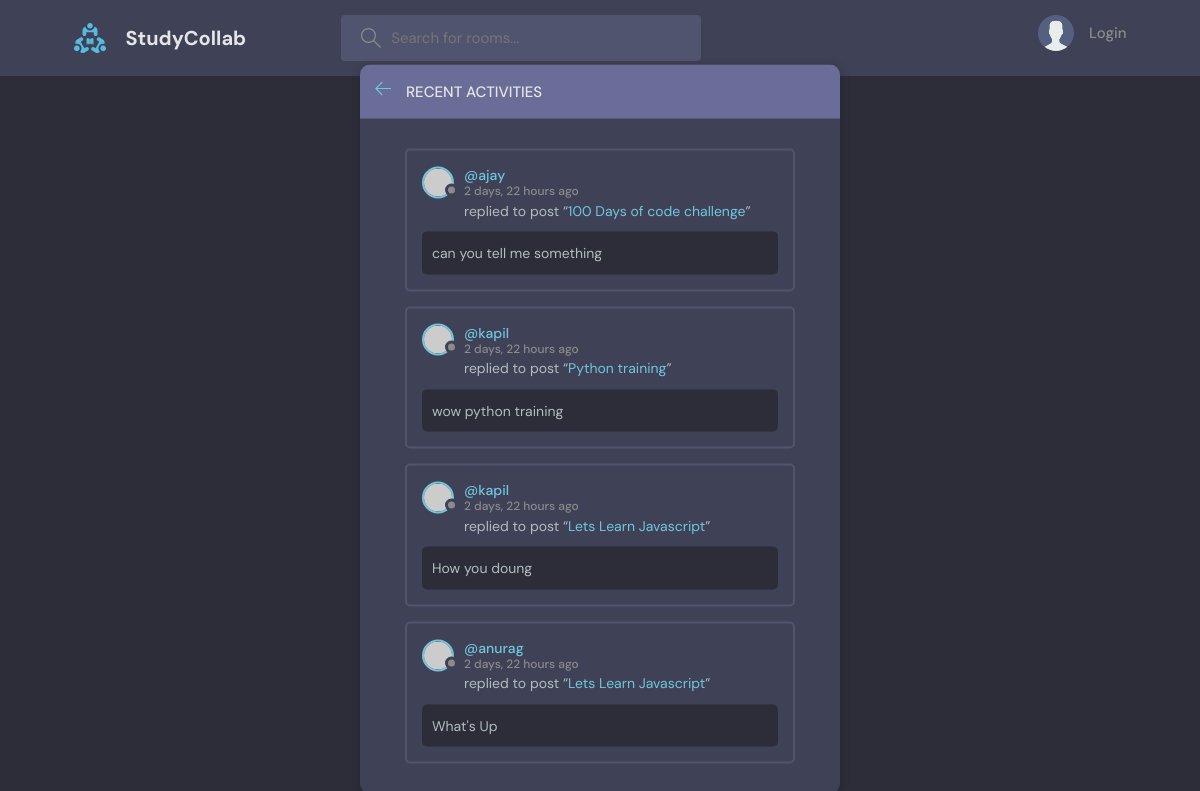
The page /activity/ on the database as committed earlier.
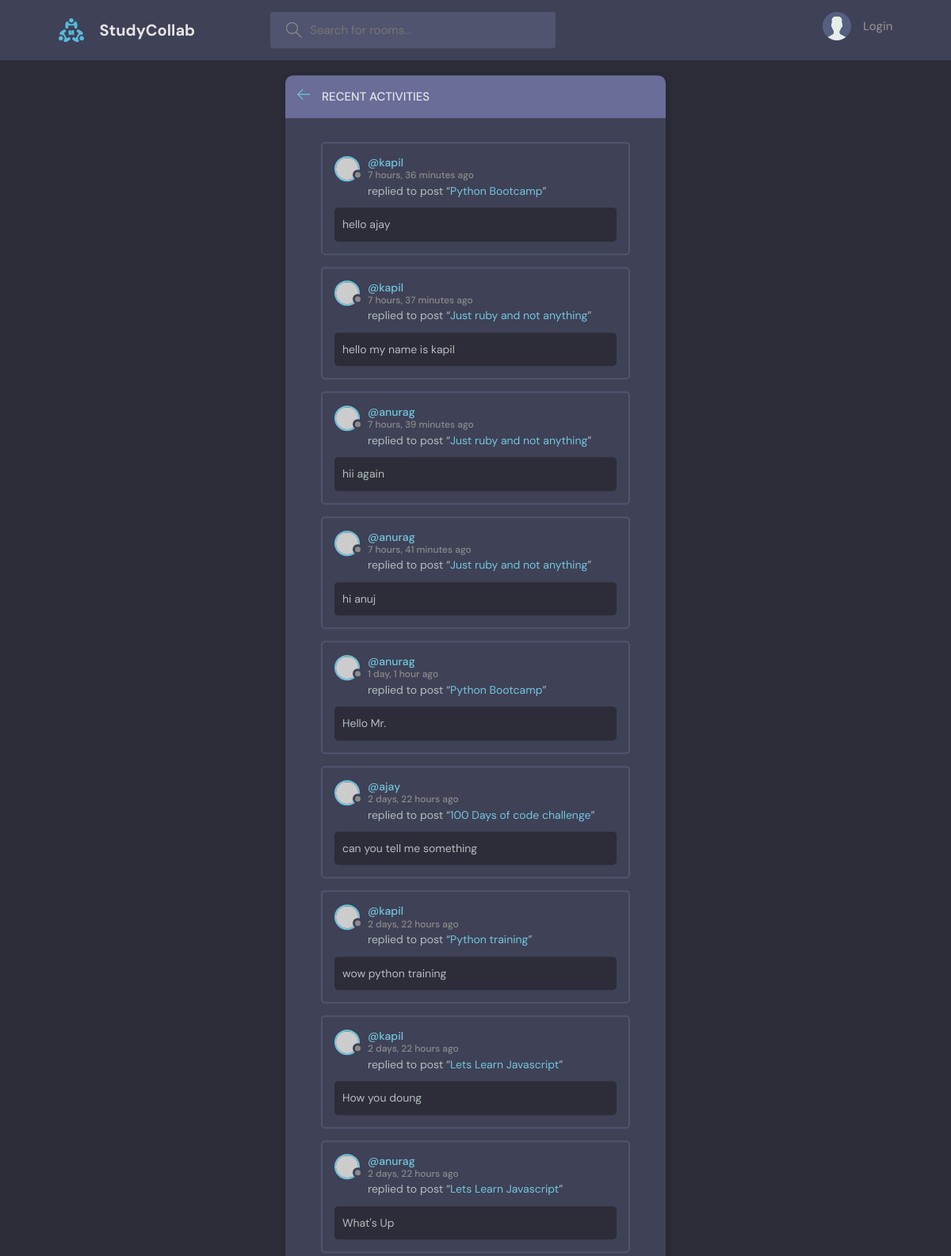
The same page on the database as committed later.
### base/models.py (models this page shows, shortened)
class Message(models.Model):
    user = models.ForeignKey(User, on_delete=models.CASCADE, related_name='user')
    room = models.ForeignKey(Room, on_delete=models.CASCADE, related_name='message')
    body = models.TextField()
    updated = models.DateTimeField(auto_now=True)
    created = models.DateTimeField(auto_now_add=True)
    class Meta:
        ordering = ['-updated', '-created']

class Room(models.Model):
    host = models.ForeignKey(User, on_delete=models.CASCADE, null=True ,related_name='host')
    topic = models.ForeignKey(Topic, on_delete=models.SET_NULL, null=True, related_name='topic')
    participants = models.ManyToManyField(User,related_name='participants',blank=True)
    name = models.CharField(max_length=255)
    description = models.TextField(null=True, blank=True)
    updated = models.DateTimeField(auto_now=True)
    created = models.DateTimeField(auto_now_add=True)
    class Meta:
        ordering = ['-updated', '-created']
    def __str__(self) -> str:
        return self.name

### base/views.py (the view)
# urls.py: path('activity/',views.activityPage, name='activity'),
def activityPage(request):
    room_messages = Message.objects.all()
    return render(request, 'base/activity.html',{'room_messages':room_messages})

### base/templates/base/activity.html (shortened to what this page needs)
{% extends 'main.html' %}
{% block content %}
    <main class="layout">
      <div class="container">
        <div class="layout__box">
          <div class="layout__boxHeader">
            <div class="layout__boxTitle">
              <a href="{% url "home" %}">
                <svg version="1.1" xmlns="http://www.w3.org/2000/svg" width="32" height="32" viewBox="0 0 32 32">
                  <title>arrow-left</title>
                  <path
                    d="M13.723 2.286l-13.723 13.714 13.719 13.714 1.616-1.611-10.96-10.96h27.625v-2.286h-27.625l10.965-10.965-1.616-1.607z"
                  ></path>
                </svg>
              </a>
              <h3>Recent Activities</h3>
            </div>
          </div>
          <div class="activities-page layout__body">
            {% for message in room_messages  %}
            <div class="activities__box">
              <div class="activities__boxHeader roomListRoom__header">
                <a href="{% url "user-profile" message.user.id %}" class="roomListRoom__author">
                  <div class="avatar avatar--small">
                    <img src="https://randomuser.me/api/portraits/women/11.jpg" />
                  </div>
                  <p>
                    @{{message.user}}
                    <span>{{message.created|timesince}} ago</span>
                  </p>
                </a>
              </div>
              <div class="activities__boxContent">
                <p>replied to post “<a href="{% url 'room' message.room.id %}">{{message.room}}</a>”</p>
                <div class="activities__boxRoomContent">
                  {{message.body}}
                </div>
              </div>
            </div>
            {% endfor %}
          </div>
        </div>
      </div>
    </main>
{% endblock content %}

Rows that differ between the two databases and show on the page:
added Message: user "kapil", created "7 hours, 36 minutes", room "Python Bootcamp", body "hello ajay"
added Message: user "kapil", created "7 hours, 37 minutes", room "Just ruby and not anything", body "hello my name is kapil"
added Message: user "anurag", created "7 hours, 39 minutes", room "Just ruby and not anything", body "hii again"
added Message: user "anurag", created "7 hours, 41 minutes", room "Just ruby and not anything", body "hi anuj"
added Message: user "anurag", created "1 day, 1 hour", room "Python Bootcamp", body "Hello Mr."
